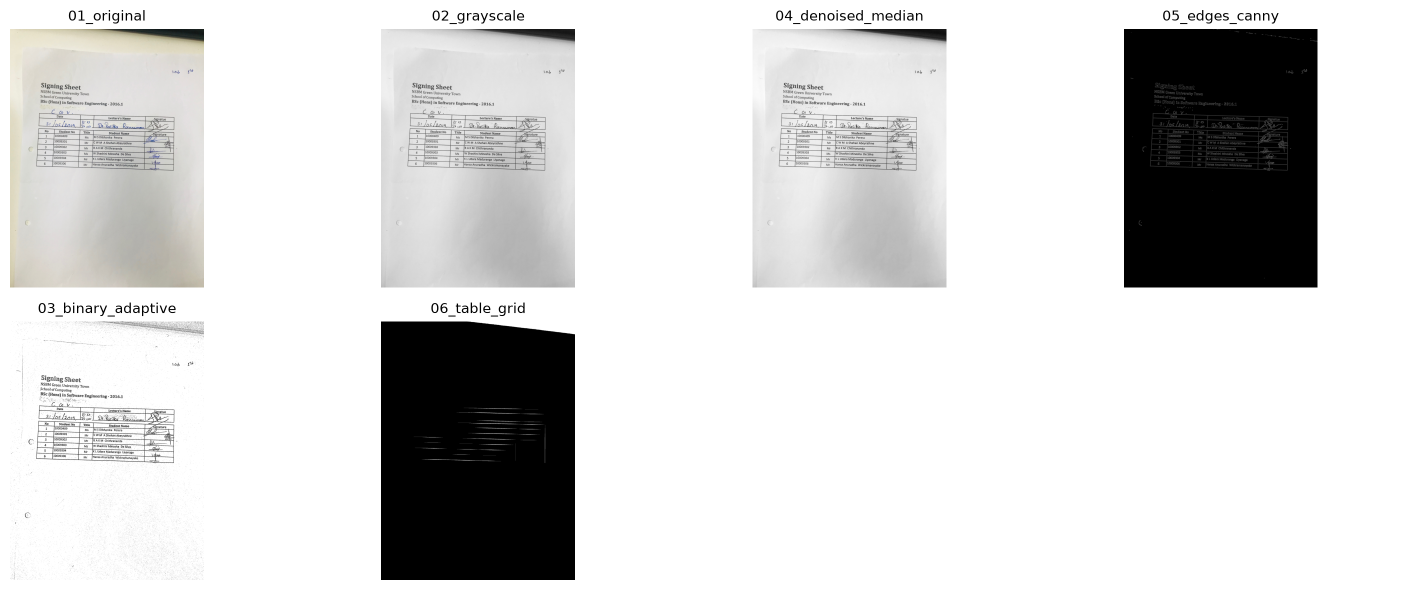
#> input picture reports/progress_grid.png, 2817 x 1180 px (shown at 1/2 size)
$ python -i image_processor.py   (imports and definitions only)   (older library calls are emulated)
#> lines starting #> are read from the running program, lines starting #| are printed output that depends on the picture; after the words box and inside, x2 and y2 are one past the last pixel; in counts of white or black regions, pixels touching at a corner belong together
### src/logger.py
"""
Logging Configuration Module
Author: Member 1 - Project Lead
"""

import logging
import sys
import os
from datetime import datetime


def setup_logger(name, log_file=None, level=logging.INFO):
    """
    Setup logger with console and file handlers

    Args:
        name: Logger name
        log_file: Path to log file (optional)
        level: Logging level

    Returns:
        logging.Logger: Configured logger
    """
    # Create logs directory if it doesn't exist
    os.makedirs('logs', exist_ok=True)

    # Create logger
    logger = logging.getLogger(name)
    logger.setLevel(level)

    # Avoid duplicate handlers
    if logger.hasHandlers():
        logger.handlers.clear()

    # Don't pass records to the root logger as well, otherwise anything that
    # calls logging.basicConfig() makes every message appear twice.
    logger.propagate = False

    # Create formatter
    formatter = logging.Formatter(
        '%(asctime)s - %(name)s - %(levelname)s - %(message)s',
        datefmt='%Y-%m-%d %H:%M:%S'
    )

    # Console handler (outputs to terminal)
    console_handler = logging.StreamHandler(sys.stdout)
    console_handler.setFormatter(formatter)
    logger.addHandler(console_handler)

    # File handler (outputs to log file)
    if log_file is None:
        timestamp = datetime.now().strftime('%Y%m%d')
        log_file = f"logs/sams_{timestamp}.log"

    try:
        file_handler = logging.FileHandler(log_file, encoding='utf-8')
        file_handler.setFormatter(formatter)
        logger.addHandler(file_handler)
    except Exception as e:
        logger.warning(f"Could not create file handler: {e}")

    return logger


def get_logger(name):
    """
    Get a logger instance

    Args:
        name: Logger name

    Returns:
        logging.Logger: Logger instance
    """
    return setup_logger(name)


# Test the logger (runs when file is executed directly)
# [7 lines that do not run on import are left out]

### src/image_processing/image_processor.py
"""
Image Processing Pipeline
Author: Member 2 - Image Preprocessing (Tharusha Rasath)

Full preprocessing pipeline for the Student Attendance Management System (SAMS).
Takes a raw photograph of a signing sheet and produces clean, binarised images
plus extracted signature-cell ROIs that the OCR and Signature-Detection modules
consume downstream.

Pipeline stages:
    load -> grayscale -> denoise -> (threshold | edges) -> ROI extraction

Every stage records an intermediate image via ``save_progress`` so the report
builder can show before/after screenshots of the pipeline.
"""

import os
from pathlib import Path

import cv2
import numpy as np
import matplotlib.pyplot as plt

# The project ships a shared logger (src/logger.py). Fall back to a plain
# logger if this module is imported outside the package (e.g. ad-hoc scripts).
try:
    from src.logger import get_logger
except Exception:  # pragma: no cover - import fallback
    import logging

    def get_logger(name):
        logging.basicConfig(level=logging.INFO)
        return logging.getLogger(name)


# File extensions we are willing to read.
SUPPORTED_EXTENSIONS = {".jpeg", ".jpg", ".png", ".tiff", ".tif", ".bmp"}


class ImageProcessor:
    """Complete image preprocessing pipeline for signing-sheet photographs."""

    def __init__(self, progress_dir="reports/progress_images", save_progress_images=True):
        """
        Args:
            progress_dir: Directory where intermediate images are written.
            save_progress_images: When False, images are kept in memory only
                (useful for unit tests so the disk is not touched).
        """
        self.logger = get_logger("image_processor")
        self.progress_dir = progress_dir
        self.save_progress_images = save_progress_images

        # Ordered record of every intermediate step for report generation.
        self.progress_images = []
        self.progress_labels = []

        if self.save_progress_images:
            os.makedirs(self.progress_dir, exist_ok=True)

    # ------------------------------------------------------------------ #
    # Task 2.1 - Image reading with format handling                       #
    # ------------------------------------------------------------------ #
    def load_image(self, image_path):
        """
        Load an image from disk with format validation and error handling.

        Args:
            image_path: Path to the image file.

        Returns:
            numpy.ndarray: Loaded image in BGR colour order.

        Raises:
            FileNotFoundError: If the path does not exist.
            ValueError: If the extension is unsupported or the file cannot be
                decoded by OpenCV.
        """
#> called with image_path = '../../reports/progress_grid.png'
        path = Path(image_path)

        if not path.exists():
            raise FileNotFoundError(f"Image file not found: {image_path}")

        if path.suffix.lower() not in SUPPORTED_EXTENSIONS:
            raise ValueError(
                f"Unsupported image format '{path.suffix}'. "
                f"Supported: {sorted(SUPPORTED_EXTENSIONS)}"
            )

        # cv2.imread silently returns None on a corrupt/unreadable file.
        image = cv2.imread(str(path))
#> image is the input picture: shape (1180, 2817, 3); mean B, G, R 214.7, 215.1, 215.2
        if image is None:
            raise ValueError(f"Could not decode image (corrupt or empty): {image_path}")

        self.logger.info(f"Loaded image {path.name} with shape {image.shape}")
#| 2026-11-20 12:59:16 - image_processor - INFO - Loaded image progress_grid.png with shape (1180, 2817, 3)
        self.save_progress(image, "01_original")
        return image

    # ------------------------------------------------------------------ #
    # Task 2.2 - Grayscale conversion                                     #
    # ------------------------------------------------------------------ #
    def convert_to_grayscale(self, image):
        """
        Convert a colour image to single-channel grayscale.

        Args:
            image: Input image (BGR). If already grayscale it is returned as-is.

        Returns:
            numpy.ndarray: Single-channel grayscale image.
        """
        if image.ndim == 2:
            return image

        gray = cv2.cvtColor(image, cv2.COLOR_BGR2GRAY)
        self.logger.info("Converted image to grayscale")
        self.save_progress(gray, "02_grayscale")
        return gray

    # ------------------------------------------------------------------ #
    # Task 2.3 - Binarisation / thresholding (adaptive & Otsu)            #
    # ------------------------------------------------------------------ #
    def apply_thresholding(self, gray_image, method="otsu", block_size=11, constant=2):
        """
        Binarise a grayscale image.

        Args:
            gray_image: Single-channel grayscale image.
            method: 'otsu' (global automatic), 'adaptive' (local Gaussian) or
                'binary' (fixed threshold at 127).
            block_size: Neighbourhood size for adaptive thresholding. Must be an
                odd number > 1; it is coerced to the nearest valid value.
            constant: Constant subtracted from the local mean in adaptive mode.

        Returns:
            numpy.ndarray: Binary image with values in {0, 255}.
        """
        if gray_image.ndim != 2:
            raise ValueError("apply_thresholding expects a grayscale image")

        if method == "otsu":
            # Otsu ignores the manual threshold and picks the optimum from the
            # image histogram - ideal for the varied lighting in phone photos.
            _, binary = cv2.threshold(
                gray_image, 0, 255, cv2.THRESH_BINARY + cv2.THRESH_OTSU
            )
            label = "03_binary_otsu"

        elif method == "adaptive":
            # Adaptive handles uneven illumination / shadows across the page.
            block_size = max(3, block_size | 1)  # force odd, >= 3
            binary = cv2.adaptiveThreshold(
                gray_image,
                255,
                cv2.ADAPTIVE_THRESH_GAUSSIAN_C,
                cv2.THRESH_BINARY,
                block_size,
                constant,
            )
            label = "03_binary_adaptive"

        elif method == "binary":
            _, binary = cv2.threshold(gray_image, 127, 255, cv2.THRESH_BINARY)
            label = "03_binary_simple"

        else:
            raise ValueError(f"Unknown thresholding method: {method}")

        self.logger.info(f"Applied thresholding (method={method})")
        self.save_progress(binary, label)
        return binary

    # ------------------------------------------------------------------ #
    # Task 2.4 - Noise removal (blurring / filtering)                     #
    # ------------------------------------------------------------------ #
    def remove_noise(self, image, method="median", kernel_size=5):
        """
        Reduce noise while preserving edges as much as possible.

        Args:
            image: Input image (grayscale or colour).
            method: 'median' (salt & pepper), 'gaussian' (general smoothing) or
                'bilateral' (edge-preserving).
            kernel_size: Kernel size for median/gaussian. Coerced to odd.

        Returns:
            numpy.ndarray: Denoised image with the same shape as the input.
        """
#> called with method = 'median', kernel_size = 3
        if method == "median":
            kernel_size = max(3, kernel_size | 1)
            denoised = cv2.medianBlur(image, kernel_size)
            label = "04_denoised_median"

        elif method == "gaussian":
            kernel_size = max(3, kernel_size | 1)
            denoised = cv2.GaussianBlur(image, (kernel_size, kernel_size), 0)
            label = "04_denoised_gaussian"

        elif method == "bilateral":
            denoised = cv2.bilateralFilter(image, 9, 75, 75)
            label = "04_denoised_bilateral"

        else:
            raise ValueError(f"Unknown noise removal method: {method}")

        self.logger.info(f"Removed noise (method={method}, kernel={kernel_size})")
        self.save_progress(denoised, label)
        return denoised

    # ------------------------------------------------------------------ #
    # Task 2.5 - Edge detection (Canny & Sobel)                           #
    # ------------------------------------------------------------------ #
    def detect_edges(self, image, low_threshold=50, high_threshold=150, method="canny"):
        """
        Detect edges - used to locate the table grid of the signing sheet.

        Args:
            image: Grayscale input image.
            low_threshold: Lower hysteresis threshold for Canny.
            high_threshold: Upper hysteresis threshold for Canny.
            method: 'canny' or 'sobel'.

        Returns:
            numpy.ndarray: 8-bit edge map.
        """
#> called with low_threshold = 50, high_threshold = 150, method = 'canny'
        if method == "canny":
            edges = cv2.Canny(image, low_threshold, high_threshold)
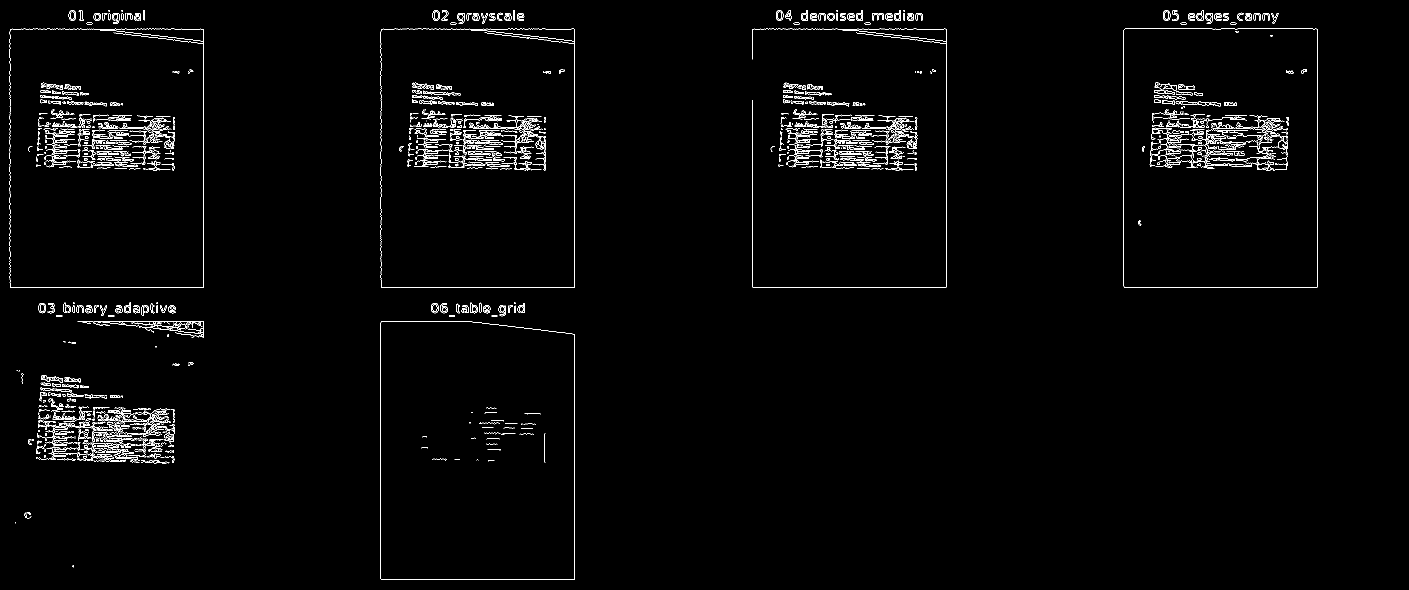
#> edges: shape (1180, 2817) (shown at 1/2 size); 1.7% white in thin lines or dots, all inside (x1, y1, x2, y2) = (19, 20, 2635, 1160)
            label = "05_edges_canny"

        elif method == "sobel":
            # Combine horizontal and vertical gradients into a magnitude image.
            sobelx = cv2.Sobel(image, cv2.CV_64F, 1, 0, ksize=3)
            sobely = cv2.Sobel(image, cv2.CV_64F, 0, 1, ksize=3)
            magnitude = np.sqrt(sobelx**2 + sobely**2)
            edges = np.uint8(np.clip(magnitude, 0, 255))
            label = "05_edges_sobel"

        else:
            raise ValueError(f"Unknown edge detection method: {method}")

        self.logger.info(f"Detected edges (method={method})")
        self.save_progress(edges, label)
#> in apply_thresholding, `binary = cv2.adaptiveThreshold( gray_image, 255, cv2.ADAPTIVE_THRESH_G..`:
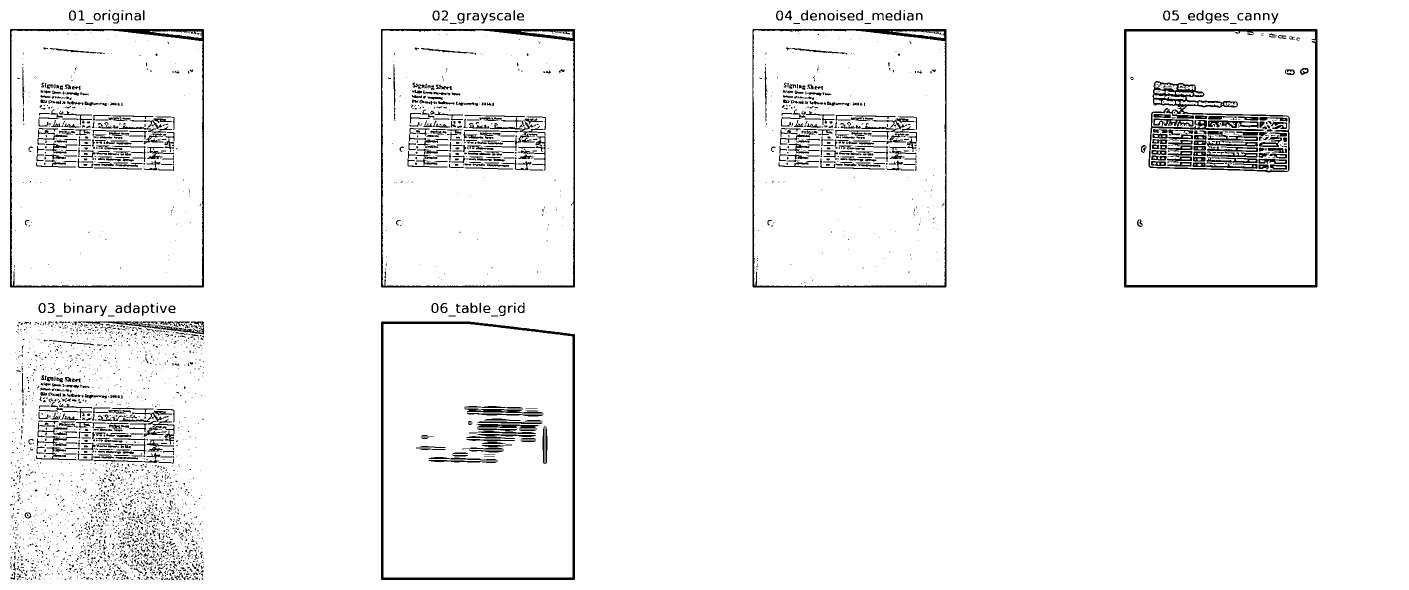
#> binary: shape (1180, 2817) (shown at 1/2 size); 95.8% white; 3752 black regions (2976 under 20 px), largest, box (x1, y1, x2, y2) and area: (2248, 58, 2635, 575) 9034, (762, 643, 1150, 1160) 8795, (20, 58, 408, 575) 7547
        return edges

    # ------------------------------------------------------------------ #
    # Task 2.6 - ROI extraction for signature cells                       #
    # ------------------------------------------------------------------ #
    # [22 lines left out: function extract_roi, not called in this run]

    def crop_to_page(self, gray_image):
        """
        Crop a photograph down to the sheet of paper.

        The desk and shadow around the page are darker than the paper, and
        survive the line morphology as huge blobs that swamp the real table
        lines, so they are removed before anything else.

        Args:
            gray_image: Grayscale photograph.

        Returns:
            tuple: (x, y, w, h) of the page, or the full frame if not found.
        """
        h, w = gray_image.shape[:2]
        _, paper = cv2.threshold(
            gray_image, 0, 255, cv2.THRESH_BINARY + cv2.THRESH_OTSU
        )
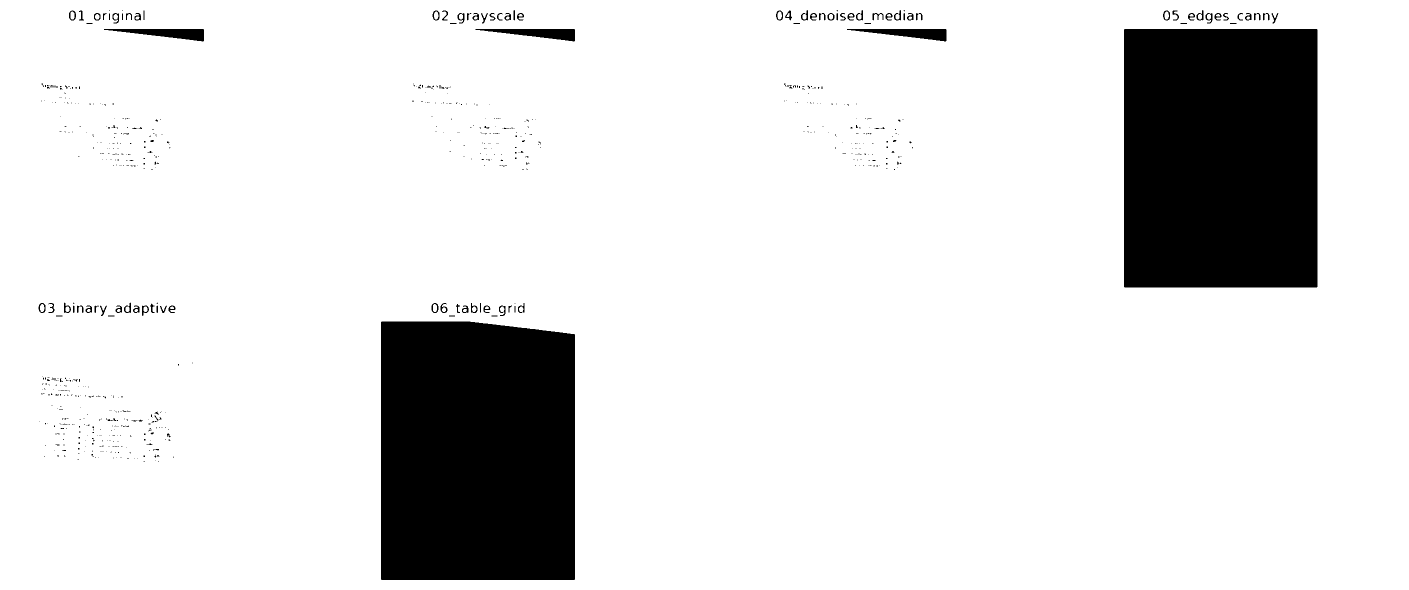
#> paper: shape (1180, 2817) (shown at 1/2 size); 87.5% white; 793 black regions (693 under 20 px), largest, box (x1, y1, x2, y2) and area: (2248, 58, 2635, 575) 200075, (762, 643, 1150, 1160) 197919, (208, 58, 408, 83) 2626
        kernel = cv2.getStructuringElement(cv2.MORPH_RECT, (25, 25))
        paper = cv2.morphologyEx(paper, cv2.MORPH_CLOSE, kernel)
#> paper: shape (1180, 2817); 88% white; 2 black regions, box (x1, y1, x2, y2) and area: (2248, 58, 2635, 575) 200075, (762, 643, 1150, 1160) 197919

        contours, _ = cv2.findContours(
            paper, cv2.RETR_EXTERNAL, cv2.CHAIN_APPROX_SIMPLE
        )
#> contours = [[[0, 0], [0, 1179], [2816, 1179], [2816, 0]]]
#> (the rest of the program and of its run is left out)
